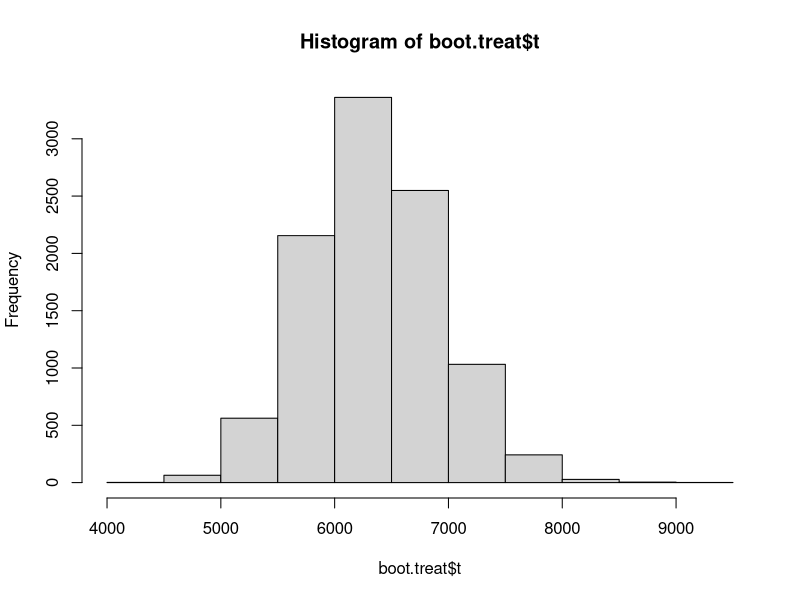

This figure's R source:
setwd("/Users/anggunberlian/Desktop/CS112")
#(1) Complete the lab work at the end of the chapter.
#(2) Bootstrap the 95% confidence interval for the treatment effect in the lalonde experiment--
#resample re78 from the treatment group (and take the mean), 
#resample re78 from the control group (and take the mean), 
#and then take the difference of means. Over and over again. 
#And store the results. 
#AND THEN, use the quantile function on that storage vector to obtain the 95% confidence interval.
library(Matching)
library(boot)
data(lalonde)
lalonde
lalonde$treat
indices_treat <- which(lalonde$treat == 1)
indices_treat
indices_con <- which(lalonde$treat == 0)
lalonde.treat <- lalonde[indices_treat,]
lalonde.con <- lalonde[indices_con,]

boot.fn <- function(data, index) return(mean(data$re78[index]))
boot.treat <- boot(lalonde.treat, boot.fn, 10000)
boot.con <- boot(lalonde.con, boot.fn, 10000)

boot.treat$t - boot.con$t
hist(boot.treat$t)
c_i_95 <- quantile(boot.treat$t, probs = seq(0.05, 0.95, by=0.1),CI.type = "two.sided", 
         CI.level = 0.75)
c_i_95
library(Matching)

data(lalonde)

foo <- lalonde

treated <- which(foo$treat == 1)
control <- which(foo$treat == 0)

storage <- NA

for (i in 1:100000)
{
  treated_Ys <- lalonde$re78[sample(treated,
                                    length(treated),
                                    replace = TRUE)]
  
  control_Ys <- lalonde$re78[sample(control,
                                    length(control),
                                    replace = TRUE)]
  
  storage[i] <- mean(treated_Ys) - mean(control_Ys)
}

#mean(storage)

# CONFINT
quantile(storage, probs = c(0.025, 0.975))
quantile(storage, probs = c(0.125, 0.875)) #75%
